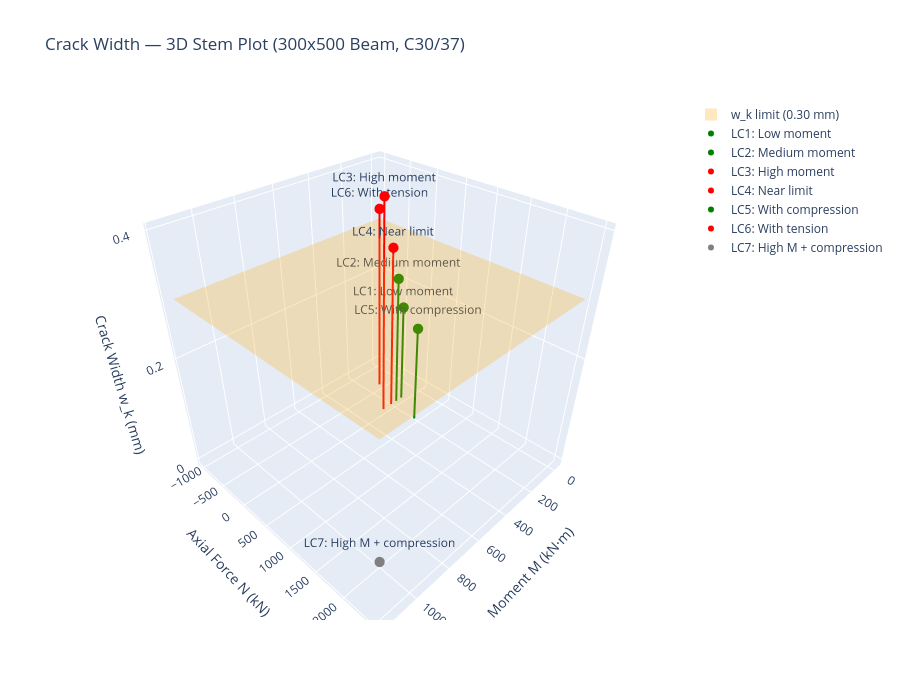

Notebook code cell kept with this figure:
### Markdown cell above
## 3. Plot 1 — 3D Stem Plot (`plot_load_cases`)

Each load case appears as a vertical stem rising from the M-N plane (z = 0) to z = w_k.
A translucent orange plane marks the crack width limit.

- **Green** stems: w_k ≤ w_k,lim (pass)
- **Red** stems: w_k > w_k,lim (fail)

### Code cell
# Option A: via the CrackingCheck convenience wrapper
with warnings.catch_warnings():
    warnings.simplefilter("ignore")
    fig_3d = check.plot_load_cases(
        load_cases,
        title="Crack Width \u2014 3D Stem Plot (300x500 Beam, C30/37)",
        show=False,
    )
fig_3d.show()

### Figure 1 — Plotly figure (JSON) as saved in the notebook; plotly's stock layout.template omitted (floating-point values rounded to 4 significant figures)
{"data": [{"color": "rgba(255, 165, 0, 0.25)", "hovertemplate": "w_k limit = 0.30 mm<extra></extra>", "i": [0, 0], "j": [1, 2], "k": [2, 3], "name": "w_k limit (0.30 mm)", "showlegend": true, "type": "mesh3d", "x": [-20, 1170, 1170, -20], "y": [-1000, -1000, 2500, 2500], "z": [0.3, 0.3, 0.3, 0.3]}, {"hoverinfo": "skip", "line": {"color": "green", "width": 4}, "mode": "lines", "name": "LC1: Low moment", "showlegend": false, "type": "scatter3d", "x": [150, 150], "y": [0, 0], "z": [0, 0.1927]}, {"hovertemplate": "<b>LC1: Low moment</b><br>My_Ed: 150.0 kN·m<br>N_Ed: 0.0 kN<br>w_k: 0.193 mm<br>Limit: 0.30 mm<br>Status: PASS<extra></extra>", "marker": {"color": "green", "size": 6}, "mode": "markers+text", "name": "LC1: Low moment", "text": ["LC1: Low moment"], "textposition": "top center", "type": "scatter3d", "x": [150], "y": [0], "z": [0.1927]}, {"hoverinfo": "skip", "line": {"color": "green", "width": 4}, "mode": "lines", "name": "LC2: Medium moment", "showlegend": false, "type": "scatter3d", "x": [190, 190], "y": [0, 0], "z": [0, 0.2514]}, {"hovertemplate": "<b>LC2: Medium moment</b><br>My_Ed: 190.0 kN·m<br>N_Ed: 0.0 kN<br>w_k: 0.251 mm<br>Limit: 0.30 mm<br>Status: PASS<extra></extra>", "marker": {"color": "green", "size": 6}, "mode": "markers+text", "name": "LC2: Medium moment", "text": ["LC2: Medium moment"], "textposition": "top center", "type": "scatter3d", "x": [190], "y": [0], "z": [0.2514]}, {"hoverinfo": "skip", "line": {"color": "red", "width": 4}, "mode": "lines", "name": "LC3: High moment", "showlegend": false, "type": "scatter3d", "x": [290, 290], "y": [0, 0], "z": [0, 0.3971]}, {"hovertemplate": "<b>LC3: High moment</b><br>My_Ed: 290.0 kN·m<br>N_Ed: 0.0 kN<br>w_k: 0.397 mm<br>Limit: 0.30 mm<br>Status: FAIL<extra></extra>", "marker": {"color": "red", "size": 6}, "mode": "markers+text", "name": "LC3: High moment", "text": ["LC3: High moment"], "textposition": "top center", "type": "scatter3d", "x": [290], "y": [0], "z": [0.3971]}, {"hoverinfo": "skip", "line": {"color": "red", "width": 4}, "mode": "lines", "name": "LC4: Near limit", "showlegend": false, "type": "scatter3d", "x": [230, 230], "y": [0, 0], "z": [0, 0.31]}, {"hovertemplate": "<b>LC4: Near limit</b><br>My_Ed: 230.0 kN·m<br>N_Ed: 0.0 kN<br>w_k: 0.310 mm<br>Limit: 0.30 mm<br>Status: FAIL<extra></extra>", "marker": {"color": "red", "size": 6}, "mode": "markers+text", "name": "LC4: Near limit", "text": ["LC4: Near limit"], "textposition": "top center", "type": "scatter3d", "x": [230], "y": [0], "z": [0.31]}, {"hoverinfo": "skip", "line": {"color": "green", "width": 4}, "mode": "lines", "name": "LC5: With compression", "showlegend": false, "type": "scatter3d", "x": [230, 230], "y": [500, 500], "z": [0, 0.1881]}, {"hovertemplate": "<b>LC5: With compression</b><br>My_Ed: 230.0 kN·m<br>N_Ed: 500.0 kN<br>w_k: 0.188 mm<br>Limit: 0.30 mm<br>Status: PASS<extra></extra>", "marker": {"color": "green", "size": 6}, "mode": "markers+text", "name": "LC5: With compression", "text": ["LC5: With compression"], "textposition": "top center", "type": "scatter3d", "x": [230], "y": [500], "z": [0.1881]}, {"hoverinfo": "skip", "line": {"color": "red", "width": 4}, "mode": "lines", "name": "LC6: With tension", "showlegend": false, "type": "scatter3d", "x": [150, 150], "y": [-500, -500], "z": [0, 0.3491]}, {"hovertemplate": "<b>LC6: With tension</b><br>My_Ed: 150.0 kN·m<br>N_Ed: -500.0 kN<br>w_k: 0.349 mm<br>Limit: 0.30 mm<br>Status: FAIL<extra></extra>", "marker": {"color": "red", "size": 6}, "mode": "markers+text", "name": "LC6: With tension", "text": ["LC6: With tension"], "textposition": "top center", "type": "scatter3d", "x": [150], "y": [-500], "z": [0.3491]}, {"hoverinfo": "skip", "line": {"color": "gray", "width": 4}, "mode": "lines", "name": "LC7: High M + compression", "showlegend": false, "type": "scatter3d", "x": [1000, 1000], "y": [2000, 2000], "z": [0, 0]}, {"hovertemplate": "<b>LC7: High M + compression</b><br>My_Ed: 1000.0 kN·m<br>N_Ed: 2000.0 kN<br>w_k: N/A mm<br>Limit: 0.30 mm<br>Status: UNSOLVED<br>Solver: Inverse solver could not match M=1000.00 kN.m, N=2000.00 kN within tolerance. Best residuals: dN=28.274 kN, dM=-185.115 kN.m. Target may be outside section capacity envelope. Use strict=False to return the nearest feasible strain state.<extra></extra>", "marker": {"color": "gray", "size": 6}, "mode": "markers+text", "name": "LC7: High M + compression", "text": ["LC7: High M + compression"], "textposition": "top center", "type": "scatter3d", "x": [1000], "y": [2000], "z": [0]}], "layout": {"height": 700, "scene": {"xaxis": {"title": {"text": "Moment M (kN·m)"}}, "yaxis": {"title": {"text": "Axial Force N (kN)"}}, "zaxis": {"title": {"text": "Crack Width w_k (mm)"}}}, "title": {"text": "Crack Width — 3D Stem Plot (300x500 Beam, C30/37)"}, "width": 900}}
